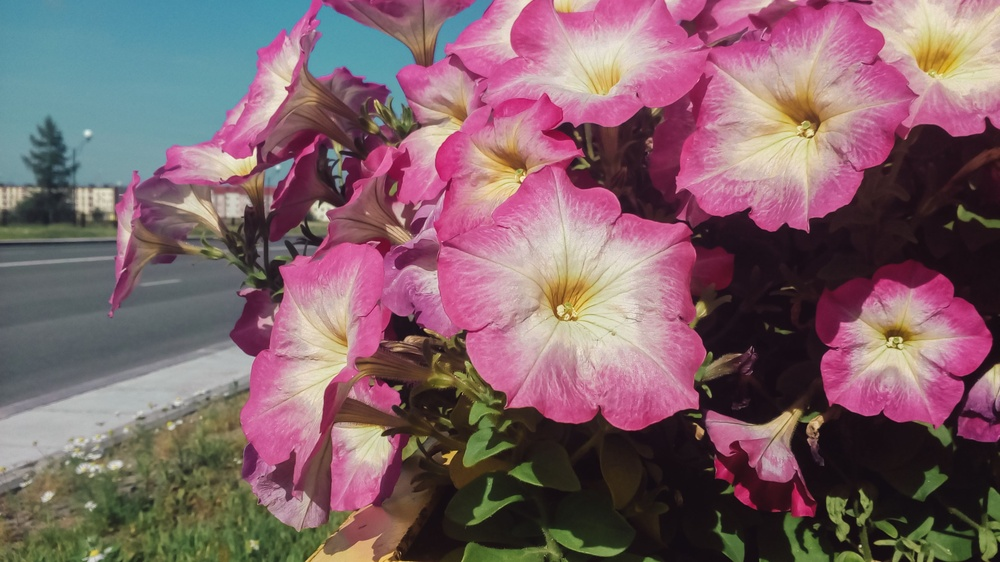
%> input picture Basics_of_image_processing/sample_img.jpg, 1000 x 562 px, shrunk from 3328 x 1872 before the run
$ octave basics_of_image_processing.m   (GNU Octave 9; MATLAB toolbox functions it lacks are replaced by stand-ins)
%> lines starting %> are read from the running program, lines starting %| are printed output that depends on the picture
% Basics of  Image Processing

clc
clear all

% load the image
img = imread('sample_img.jpg');
%> img is the input picture: size 562x1000x3 uint8; mean R, G, B 127.7, 98.5, 105.6
figure;
op1 = imshow(img);

s = size(img);
%> s = [562 1000 3]
image_type = class(img);
%> image_type = 'uint8'
title('original image');
xlabel({['Size: ' num2str(s(1)) ' x ' num2str(s(2))], ...
    ['Type: ' image_type] ...
    });

s = size(img);
image_type = class(img);
disp('size of image is: ');
disp(s);
%|     562   1000      3

% convert image rgb to gray
figure;
op2 = imshow(rgb2gray(img));
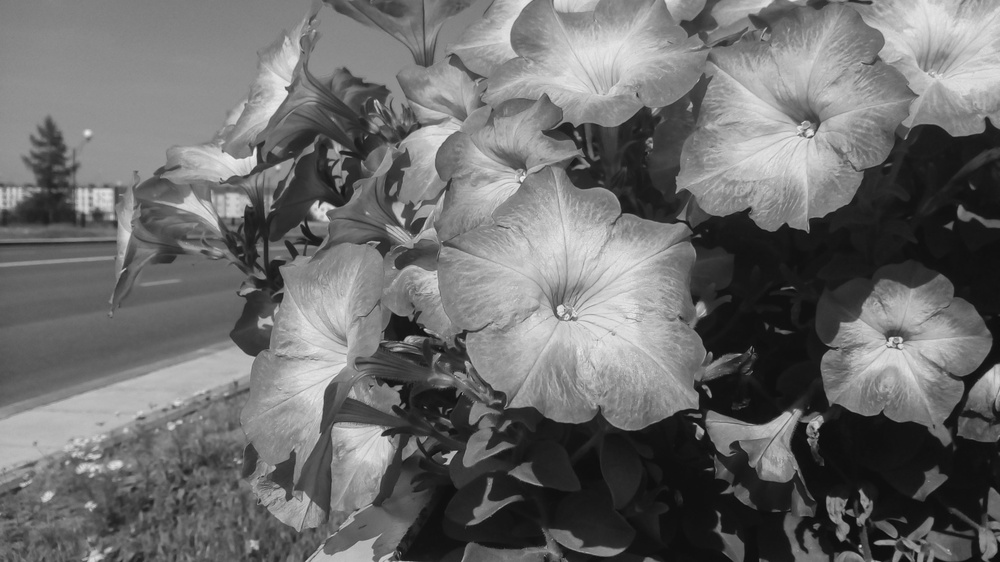
%> displayed picture: size 562x1000, on the screen's scale of 0 to 255; min 9, max 236, mean 108.1
title('Gray scale image');

% extraction of red image out of RGB image
Ired = img;
Ired(:,:,2) = 0;
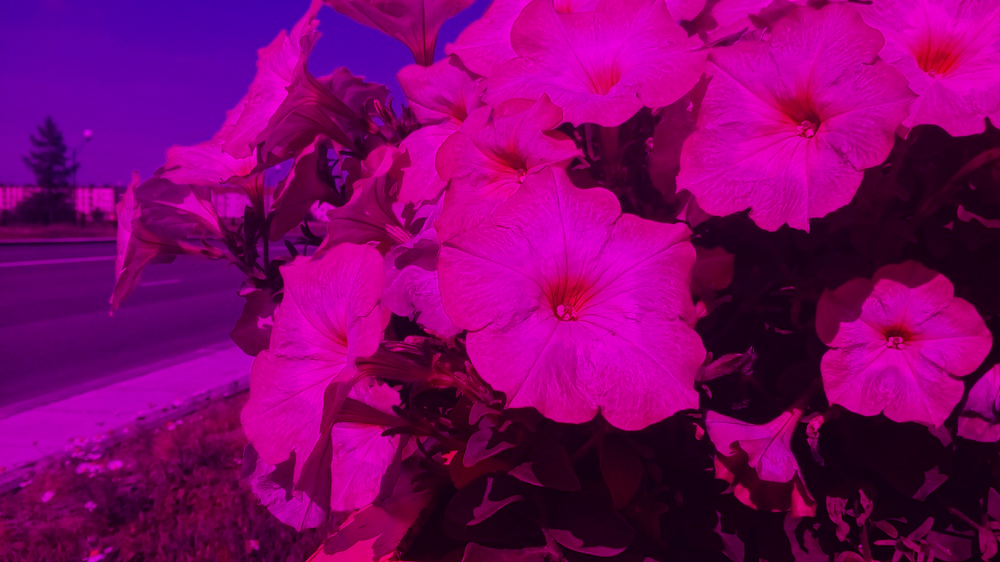
%> Ired: size 562x1000x3 uint8; mean R, G, B 127.7, 0, 105.6
Ired(:,:,3) = 0;
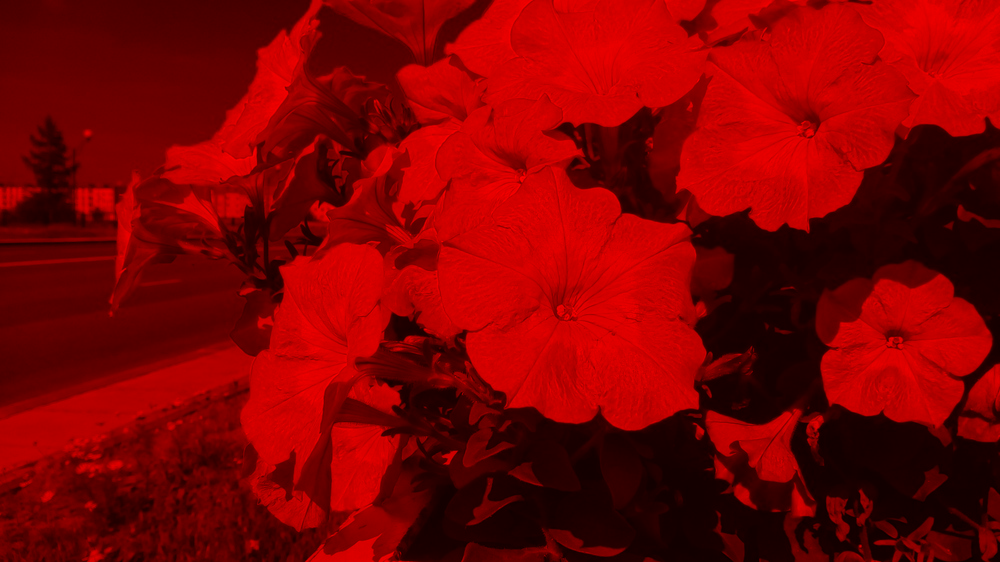
%> Ired: size 562x1000x3 uint8; mean R, G, B 127.7, 0, 0
figure;
imshow(Ired)
title('Red Channel Image');

% extraction of green image out of RGB image
Ig = img;
Ig(:,:,1) = 0;
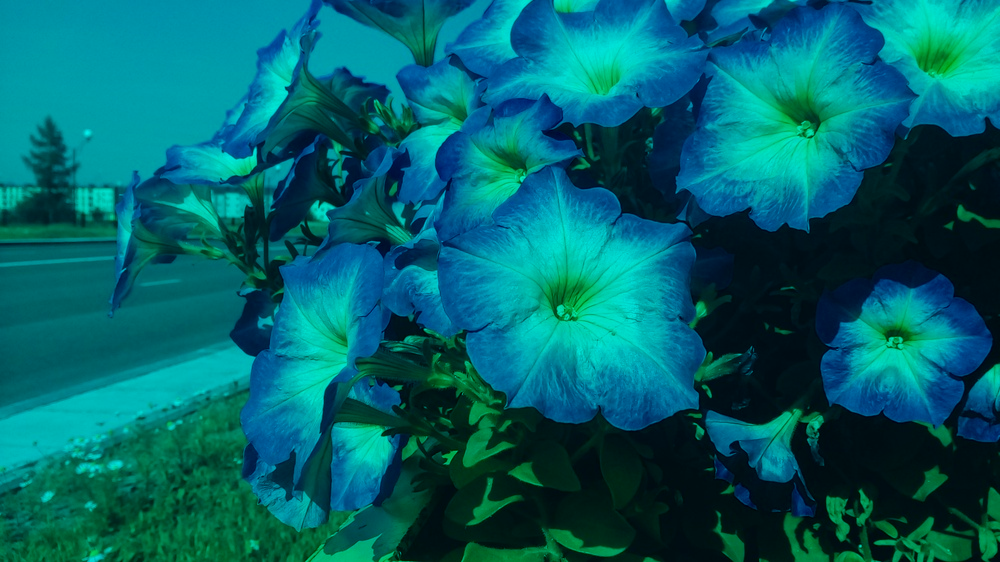
%> Ig: size 562x1000x3 uint8; mean R, G, B 0, 98.5, 105.6
Ig(:,:,3) = 0;
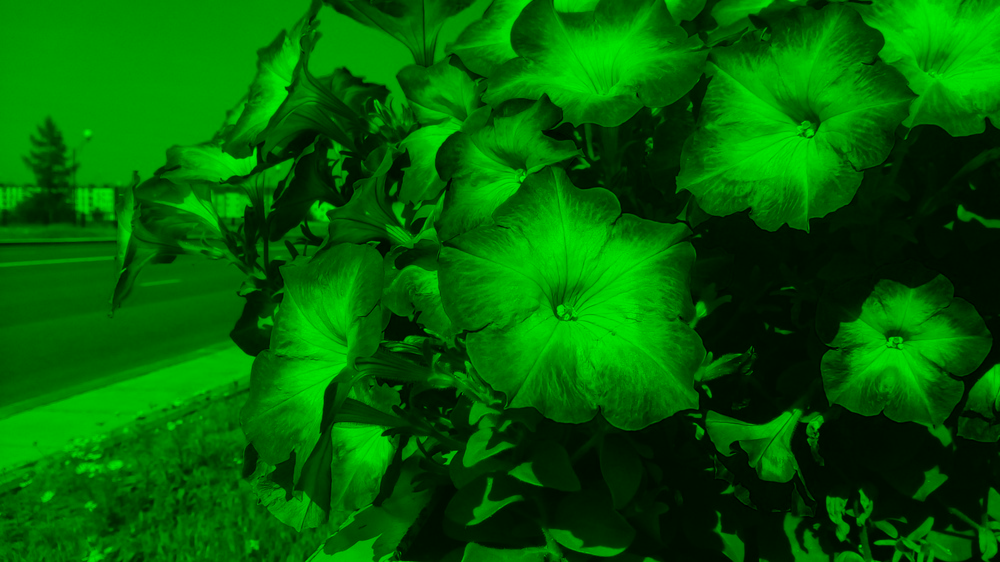
%> Ig: size 562x1000x3 uint8; mean R, G, B 0, 98.5, 0
figure;
imshow(Ig)
title('Green Channel Image');

% extraction of blue image out of RGB image
Ib = img;
Ib(:,:,1) = 0;
Ib(:,:,2) = 0;
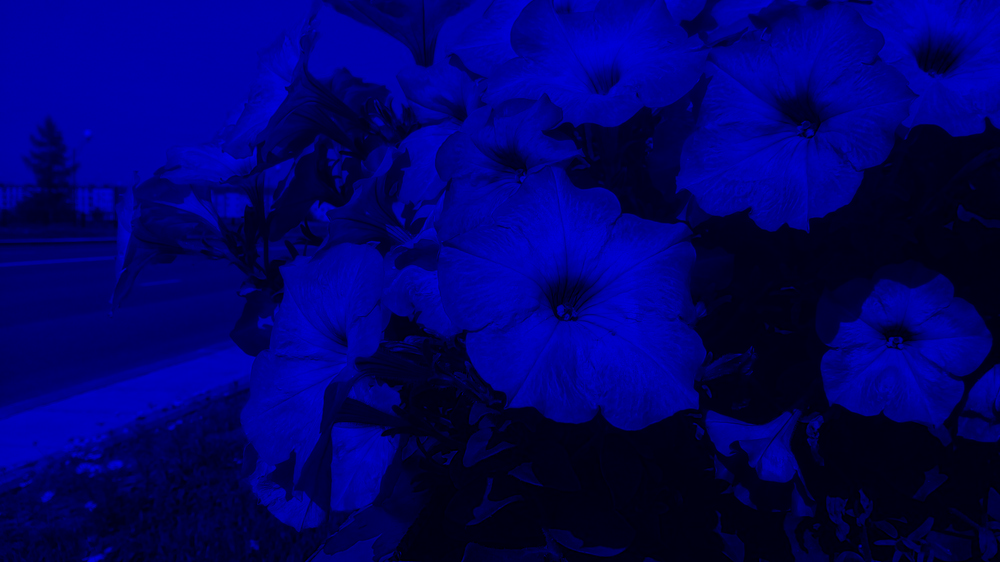
%> Ib: size 562x1000x3 uint8; mean R, G, B 0, 0, 105.6
figure;
imshow(Ib)
title('Blue Channel Image');
